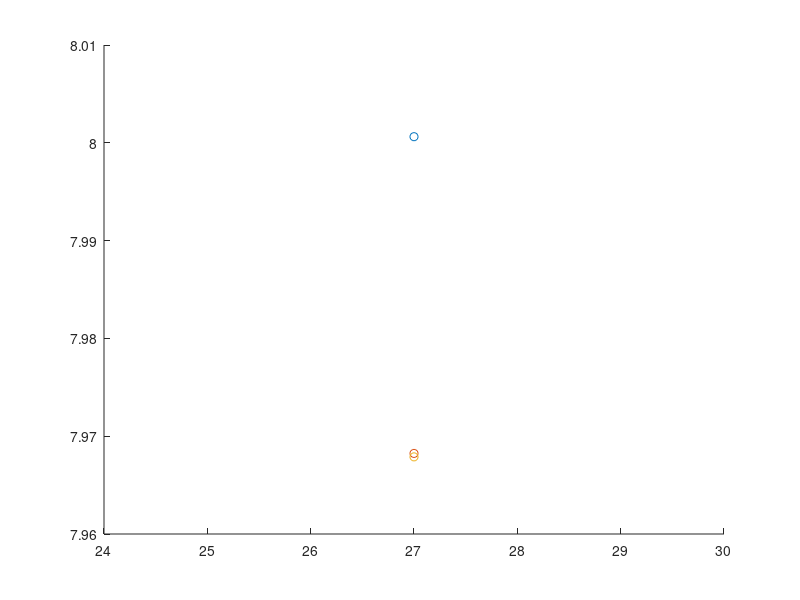

Write MATLAB code to recreate this figure.
%############################################################################
% <Lab 9b>
%
% Course: ENSC 180 Introduction to Engineering Analysis
% Instructor: Dr. Herbert H. Tsang
% Description: Calculates piecewise linear interpolation, fifth order
% polynomial, and splin on the 27
% Due date: 2023/03/28
%
% Author: Darren Lai
% Input: Temperature and Oxygen

% Output: ^as the description states
% I pledge that I have completed the programming assignment independently.
% I have not copied the code from a student or any source.
% I have not given my code to any student.
%
% Sign here: Darren Lai
%############################

clc
clear all
close all
figure;
hold on

% Tempterature and oxygen values
Temp = [0 8 16 24 32 40];
Oxygen = [14.621 11.843 9.870 8.418 7.305 6.413];

%% Piecewise Linear Interpolation
P1 = interp1(Temp, Oxygen, 27);
scatter(27, P1);
% Print result
fprintf("The piecewise linear interpolation value at 27 is %f\n", P1)


%% Fifth-Order Polynomial
P2 = polyfit(Temp, Oxygen, 5);
pv = polyval(P2, 27);
scatter(27, pv);
% Print result
fprintf("The fifth order polynomial value at 27 is %f\n", pv)

%% Spline
P3 = spline(Temp, Oxygen, 27);
scatter(27,P3);
% Print result
fprintf("The spline value at 27 is %f\n", P3)

% Conclusion
disp("It appears that fifth order and spline are very similar whilst piece-wis interplation is higher")